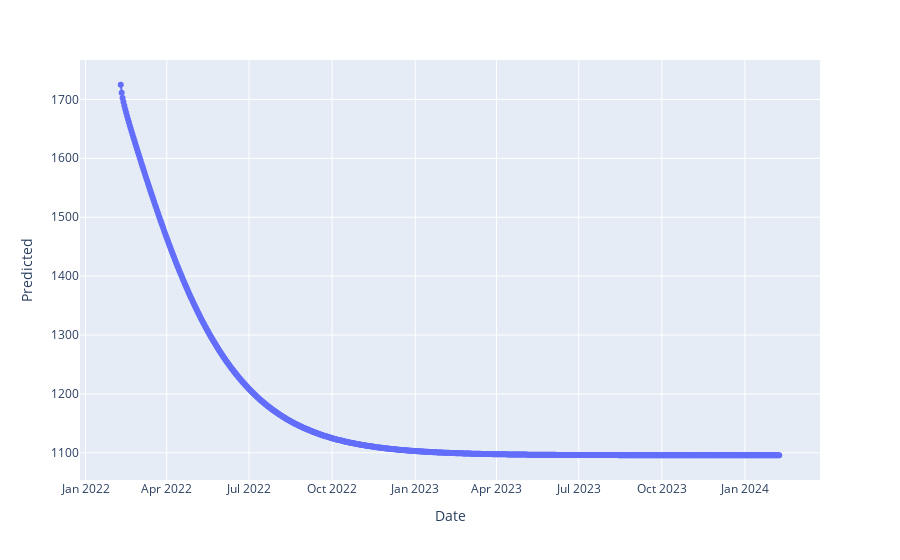

Here is the notebook cell this chart was saved with:
### Code cell
import plotly.express as px
fig = px.line(df1, x="Date", y="Predicted", markers=True)
fig.add_trace(go.Scatter(x=df["Date"], y=df["Open"],
                    mode='lines+markers',
                    name='Actual'))

### Figure 1 — Plotly figure (JSON) as saved in the notebook; plotly's stock layout.template omitted (floating-point values rounded to 4 significant figures; data arrays with more than 128 entries replaced by an {"elided": "..."} marker saying what was removed)
{"data": [{"hovertemplate": "Date=%{x}<br>Predicted=%{y}<extra></extra>", "legendgroup": "", "line": {"color": "#636efa", "dash": "solid"}, "marker": {"symbol": "circle"}, "mode": "lines+markers", "name": "", "orientation": "v", "showlegend": false, "type": "scatter", "x": {"elided": "730 str values"}, "xaxis": "x", "y": {"elided": "730 float values"}, "yaxis": "y"}], "layout": {"legend": {"tracegroupgap": 0}, "margin": {"t": 60}, "xaxis": {"anchor": "y", "domain": [0, 1], "title": {"text": "Date"}}, "yaxis": {"anchor": "x", "domain": [0, 1], "title": {"text": "Predicted"}}}}
